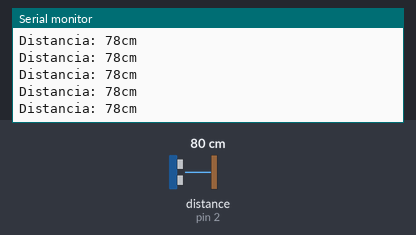
Recording of a sketch running on a simulated Arduino Uno, built with avr-gcc and run on an emulated ATmega328P. Shown: the last lines printed to the serial monitor. Wiring (inferred from the names in the program): ultrasonic range finder: trigger pin 4; echo pin 2. The test bench sets the inputs (shaded band); at power-on: distance to the obstacle (sensor on pin 2) 80 cm. The echo pulse lasts 58.3 µs per cm.

Above: at 1.2 s.
1.3 s: distance to the obstacle (sensor on pin 2) set to 2 cm
At 1.38 s:
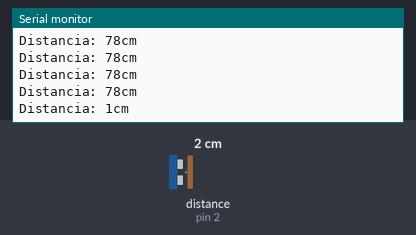
4.3 s: distance to the obstacle (sensor on pin 2) set to 250 cm
At 4.41 s:
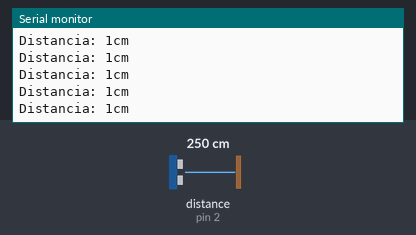
Timing chart, 0 to 7.3 s (numbered marks = the images above; inputs shaded):
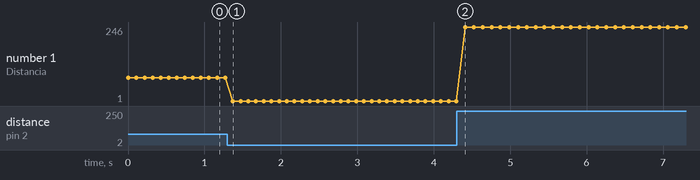

Measured:
- after the input at 1.3 s, the serial monitor: prints a new line after 0.07 s (image 1)
- plotted number 1: 78 → 1 after the input at 1.3 s, 1 → 246 after the input at 4.3 s

The sketch:

sketch_sep07b.ino
```cpp
#include <Wire.h>


//Crear el objeto lcd  dirección  0x3F y 16 columnas x 2 filas


const int Trigger = 4;   //Pin digital 2 para el Trigger del sensor
const int Echo = 2;   //Pin digital 3 para el Echo del sensor

void setup() {
  Serial.begin(9600);//iniciailzamos la comunicación
  pinMode(Trigger, OUTPUT); //pin como salida
  pinMode(Echo, INPUT);  //pin como entrada
  digitalWrite(Trigger, LOW);//Inicializamos el pin con 0


  // Escribimos el Mensaje en el LCD.
  //lcd.print("Hola Mundo");
}

void loop()
{

  long t; //timepo que demora en llegar el eco
  long d; //distancia en centimetros

  digitalWrite(Trigger, HIGH);
  delayMicroseconds(10);          //Enviamos un pulso de 10us
  digitalWrite(Trigger, LOW);

  t = pulseIn(Echo, HIGH); //obtenemos el ancho del pulso
  d = t/59;             //escalamos el tiempo a una distancia en cm

  Serial.print("Distancia: ");
  Serial.print(d);      //Enviamos serialmente el valor de la distancia
  Serial.print("cm");
  Serial.println();
  delay(100);          //Hacemos una pausa de 100ms


}
```
